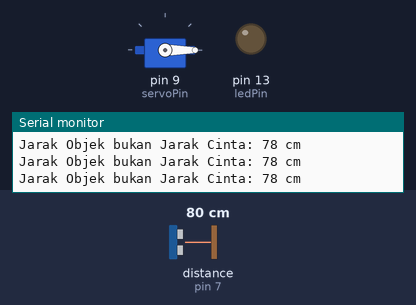
Recording of a sketch running on a simulated Arduino Uno, built with avr-gcc and run on an emulated ATmega328P. Shown: servo, output pins drawn as LEDs (lit = HIGH), the last lines printed to the serial monitor. Wiring (inferred from the names in the program): ultrasonic range finder: trigger pin 5; echo pin 7. Inputs (shaded band) come from the test bench; at power-on: distance to the obstacle (sensor on pin 7) 80 cm. The echo pulse lasts 58.3 µs per cm; pins used as bus, display or sensor lines are not drawn.

Above: at 1.2 s.
1.3 s: distance to the obstacle (sensor on pin 7) set to 24 cm
4.3 s: distance to the obstacle (sensor on pin 7) set to 19 cm
At 4.8 s:
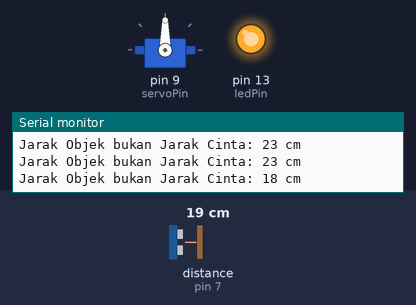
5.8 s: distance to the obstacle (sensor on pin 7) set to 60 cm
At 8.3 s:
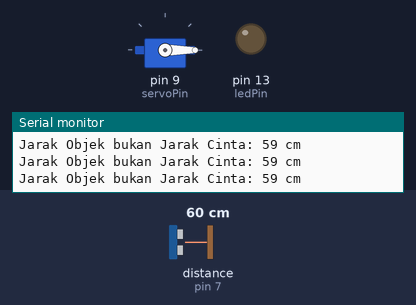
8.8 s: distance to the obstacle (sensor on pin 7) set to 2 cm
At 10.1 s:
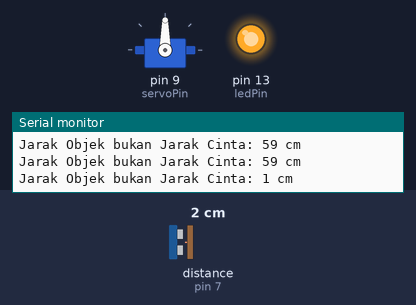
Timing chart, 0 to 11.3 s (numbered marks = the images above; inputs shaded):
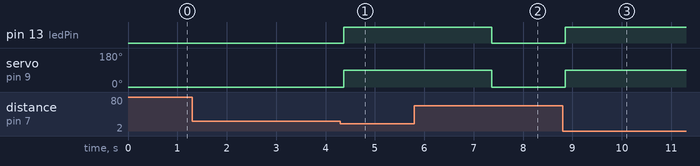

The sketch:

tempat-sampah-otomatis.ino
```cpp
// Pastikan aplikasi arduino mempunyai pustaka servo kalau tidak error terus seperti tadi
#include <Servo.h>

// Ini untuk mendefinisikan pin nya sensor ultrasonik ya
const int trigPin = 5;
const int echoPin = 7;

// Ini untuk mendefinisikan pin motor servo
const int servoPin = 9;

// Ini untuk mendefinisikan pin lampu LED ini idenya Wilson
const int ledPin = 13;

// Membuat Objek Servo
Servo servo;

// Mendefinisikan variabel durasi dan jarak
long duration;
int distance;

void setup() {
  // Menginisialisasi pin servo
  servo.attach(servoPin);

  // Mengatur pin sensor ultrasonik
  pinMode(trigPin, OUTPUT);
  pinMode(echoPin, INPUT);

  // Untuk mengatur lampu LED
  pinMode(ledPin, OUTPUT);

  // Buat mindahin posisi servo ke posisi tutup 0 derajat jangan diganggu gugat
  servo.write(0);

  // Ini untuk memulai komunikasi di debugging atau serial monitor
  Serial.begin(9600);
}

void loop() {
  // Untuk menghasilkan gelombang ultrasonik
  digitalWrite(trigPin, LOW);
  delayMicroseconds(2);
  digitalWrite(trigPin, HIGH);
  delayMicroseconds(10);
  digitalWrite(trigPin, LOW);

  // Untuk mengukur pantulan gelombang ultrasonik
  duration = pulseIn(echoPin, HIGH);

  // Untuk menghitung jarak dalam satuan cm bukan km ya
  distance = duration * 0.034 / 2;

  // Ini untuk serial monitor ya, jika tidak paham tanya Wilson
  Serial.print("Jarak Objek bukan Jarak Cinta: ");
  Serial.print(distance);
  Serial.println(" cm");

  // Membuka tempat sampah dengan jarak yang ditentukan, Wilson rekomendasikan 20 cm
  if (distance <= 20) {
    digitalWrite(ledPin, HIGH); // Ini untuk menghidupin lampu led nya ya
    servo.write(90);           // Posisi membuka dari motor servo nya, jangan diubah dan pastikan 90 derajat, jika ketahuan Wilson bisa ditindak itu
    delay(3000);               // Membuka tempat sampah selama 3 detik, yang ini Wilson izinkan untuk dikustomisasi
    servo.write(0);            // Posisi menutup dari motor servo, 0 derajat dan jangan diganggu atau rusak
    digitalWrite(ledPin, LOW); // Mematikan lampu LED
  }

  // Ini untuk kecepatan refresh sensornya
  delay(10);
}
```

Measured:
- the behaviour switches between 22 and 21 cm on distance to the obstacle (sensor on pin 7) (found by bisection; images 0 and 1)
- after the input at 4.3 s, pin 13 (ledPin): LOW → HIGH after 0.06 s; servo on pin 9 (servoPin): 0° → 90° after 0.06 s
- after the input at 5.8 s, pin 13 (ledPin): goes on until 7.4 s, then stays LOW; servo on pin 9 (servoPin): goes on until 7.4 s, then stays 0°
- after the input at 8.8 s, pin 13 (ledPin): LOW → HIGH after 0.05 s; servo on pin 9 (servoPin): 0° → 90° after 0.05 s
